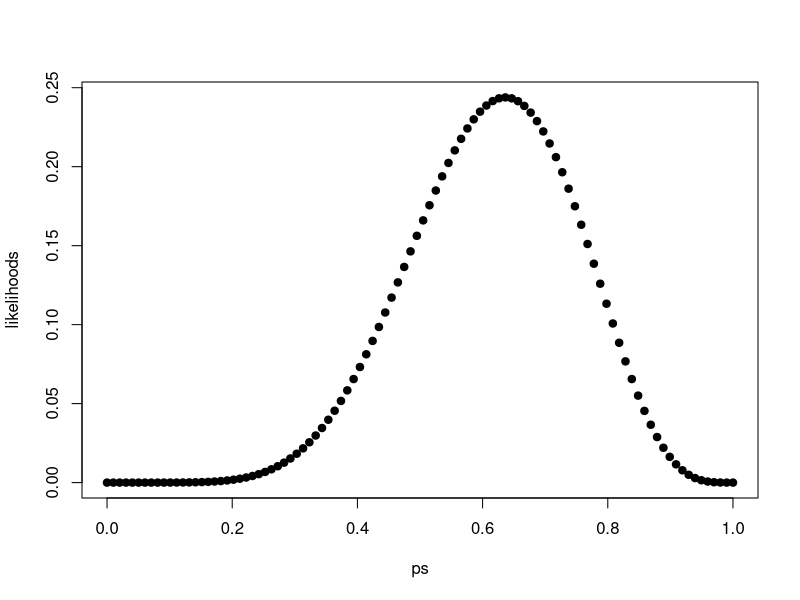
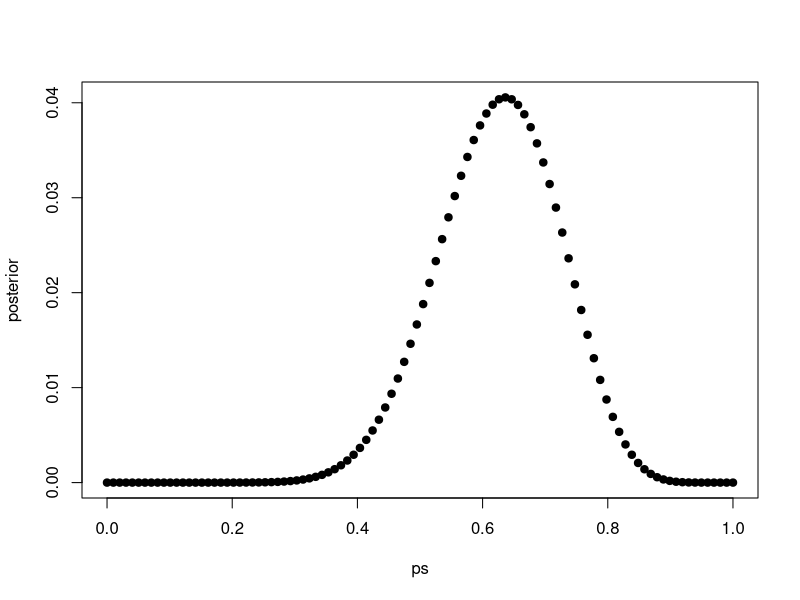
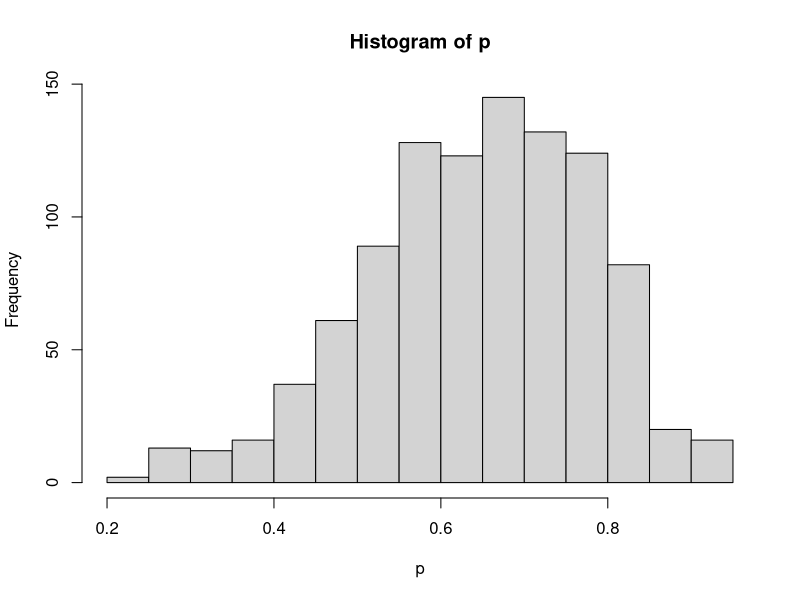

R code for these plots, in order:
# A tiny tutorial to exploring Bayesian statistics


# What proportion p of a planet's surface is water?
# Toss a globe 12 times, what do you find?
water <- 7
land <- 4
total_toss <- water + land

# dbinom will give us the probability
# of seeing W waters for any hypothesized p

dbinom(water, size = total_toss, prob = 0.2)


# Let's say we have no idea how much water on earth there is,
# so we'd like to
# simulate a range of possibilities
# ranging from p = 0 (all land) to p = 1 (all water)

p_grid <- data.frame(ps = seq(from = 0, to = 1, length.out = 100))
p_grid$likelihoods <- dbinom(water, size = total_toss, prob = p_grid$ps)
head(p_grid)

plot(likelihoods ~ ps, data = p_grid, pch = 19)

# lets update the data
# Let's call sampling A our
# "preliminary data"
# aka our prior

p_grid$prior <- p_grid$likelihoods

# Now we toss the globe 14 more times
water2 <- 7
land2 <- 4
total_toss2 <- water2 + land2


p_grid$new_likelihoods <-
  dbinom(water2, size = total_toss2, prob = p_grid$ps)

p_grid$unstandardized_posterior <- p_grid$prior * p_grid$new_likelihoods
p_grid$posterior <- (p_grid$prior * p_grid$new_likelihoods)/
                    sum(p_grid$unstandardized_posterior)

plot(posterior ~ ps, data = p_grid, pch = 19)


# A small Monte Carlo simulation from McElreath

n_samples <- 1000 # the number of iterations we want to run
p <- rep( NA , n_samples ) # a place to save our results
p[1] <- 0.5 # A starting point: assuming the proportion of water = 0.5
W <- 6 # Observed data: in 9 tosses we got 6 waters
L <- 3 # Observed data: in 9 tosses we got 3 lands

# run a MCMC (annotated code below)

for ( i in 2:n_samples ) {
  p_new <- rnorm( 1 , mean = p[i-1] , sd = 0.1 )
  if ( p_new < 0 ) p_new <- abs( p_new )
  if ( p_new > 1 ) p_new <- 2 - p_new
  q0 <- dbinom( W , W+L , p[i-1] )
  q1 <- dbinom( W , W+L , p_new )
  p[i] <- ifelse( runif(1) < q1/q0 , p_new , p[i-1] )
}

hist(p)

# let's break up this loop and see what it says
# The first iteration of the loop is i = 2

# pick a new p from a random distribution, centered on our original p, with sd = 0.1
# Notice that the indicies are referring to step 2, or step 2-1 e.g. p[i-1]
p_new <- rnorm( 1 , p[1] , 0.1 )
if ( p_new < 0 ) p_new <- abs( p_new ) # quick check to make sure p ends up > 0
if ( p_new > 1 ) p_new <- 2 - p_new # quick check to make sure p ends up < 1

# Calculate the likelihood of data given previous p
q0 <- dbinom( W , W+L , p[1] )

# Calculate the likelihood of data given current p
q1 <- dbinom( W , W+L , p_new )

# inspect your q0 and q1. Is the old p or p_new a better fit for the data?
q0
q1

# This is the Markov Chain business:
# We create some probability of either keeping p_old or changing to p_new
p[2] <- ifelse( runif(1) < q1/q0 , p_new , p[i-1] )

# Break this up: If q1 has a higher likelihood, q1/q0 will be > 1.
# Runif will return a number between 0 and 1. If q1 is better,
# the ratio of q1/q0 will be greater than runif(1), and so we should keep p_new.
# P_new then becomes our next starting p value in the MCMC chain.
# However, if the original q0 was better, q1/q0 will be < 1. In that case,
# we'll probably keep the old p, but with some wiggle room that will keep us from
# getting stuck in any particular place.



